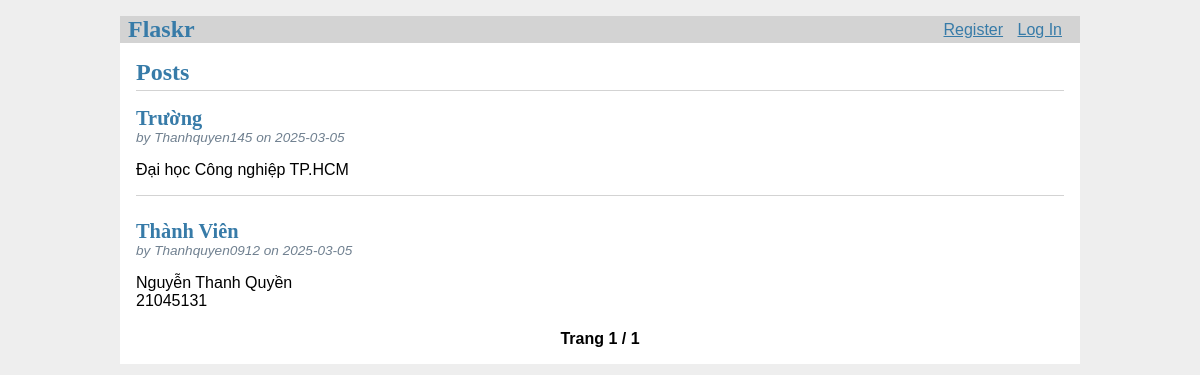
The app's page /, older data.
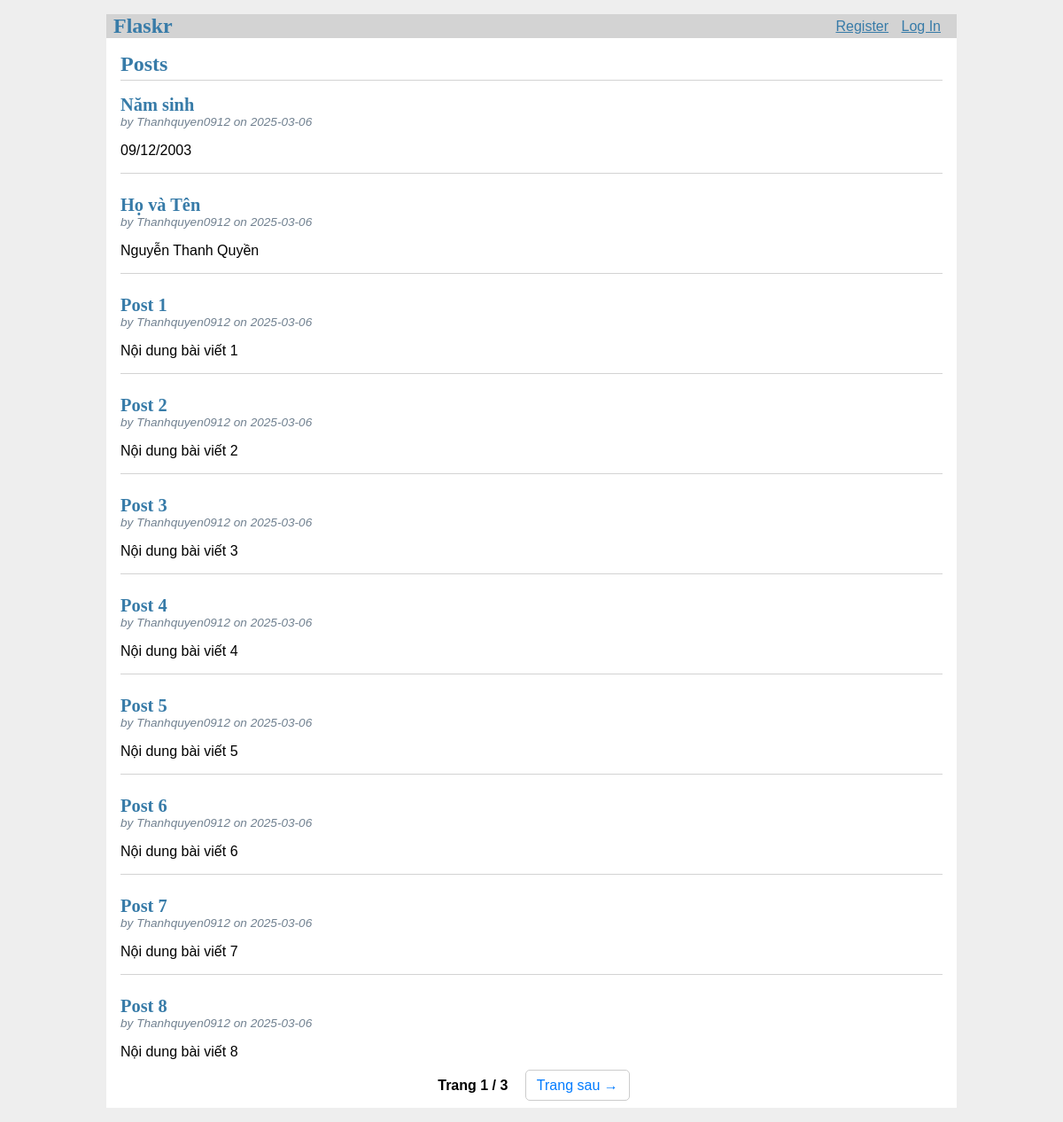
The same page, newer data.
### tables this page shows
CREATE TABLE post (
  id INTEGER PRIMARY KEY AUTOINCREMENT,
  author_id INTEGER NOT NULL,
  created TIMESTAMP NOT NULL DEFAULT CURRENT_TIMESTAMP,
  title TEXT NOT NULL,
  body TEXT NOT NULL,
  FOREIGN KEY (author_id) REFERENCES user (id)
);

CREATE TABLE user (
  id INTEGER PRIMARY KEY AUTOINCREMENT,
  username TEXT UNIQUE NOT NULL,
  password TEXT NOT NULL,
  is_blocked INTEGER DEFAULT 0
);

### flaskr/blog.py (the view)
@bp.route('/')
def index():
    db = get_db()
    page = request.args.get('page', 1, type=int)  # Lấy số trang từ URL (mặc định là 1)
    per_page = 10  # Số bài viết mỗi trang
    offset = (page - 1) * per_page  # Tính vị trí bắt đầu của bài viết
    posts = db.execute(
        '''SELECT p.id, title, body, created, author_id, username
           FROM post p JOIN user u ON p.author_id = u.id
           ORDER BY created DESC
           LIMIT ? OFFSET ?''',
        (per_page, offset)
    ).fetchall()
    total_posts = db.execute('SELECT COUNT(id) FROM post').fetchone()[0]
    total_pages = (total_posts + per_page - 1) // per_page  # Tính tổng số trang
    return render_template('blog/index.html', posts=posts, page=page, total_pages=total_pages)

### flaskr/auth.py (called while the page is built)
@bp.before_app_request
def load_logged_in_user():
    user_id = session.get('user_id')
    if user_id is None:
        g.user = None
    else:
        g.user = get_db().execute(
            'SELECT * FROM user WHERE id = ?', (user_id,)
        ).fetchone()

### flaskr/db.py (called while the page is built)
def get_db():
    if 'db' not in g:
        g.db = sqlite3.connect(
            current_app.config['DATABASE'],
            detect_types=sqlite3.PARSE_DECLTYPES
        )
        g.db.row_factory = sqlite3.Row
    return g.db

### flaskr/templates/blog/index.html (shortened to what this page needs)
{% extends 'base.html' %}
{% block header %}
  <h1>{% block title %}Posts{% endblock %}</h1>
{% endblock %}
{% block content %}
  {% for post in posts %}
    <article class="post">
      <header>
        <div>
          <h1>{{ post['title'] }}</h1>
          <div class="about">by {{ post['username'] }} on {{ post['created'].strftime('%Y-%m-%d') }}</div>
        </div>
      </header>
      <p class="body">{{ post['body'] }}</p>
    </article>
    {% if not loop.last %}
      <hr>
    {% endif %}
  {% endfor %}
  <div class="pagination">
    <span>Trang {{ page }} / {{ total_pages }}</span>
    {% if page < total_pages %}
      <a href="{{ url_for('blog.index', page=page+1) }}">Trang sau →</a>
    {% endif %}
  </div>
{% endblock %}

### flaskr/templates/base.html (shortened to what this page needs)
<!doctype html>
<link rel="stylesheet" href="{{ url_for('static', filename='style.css') }}">
<nav>
  <h1>Flaskr</h1>
  <ul>
    <div class="auth-links">
      {% if not request.path.startswith('/admin') %}
        {% if g.user %}
            <span>{{ g.user['username'] }}</span>
            <a href="{{ url_for('auth.logout') }}">Log Out</a>
        {% else %}
            <a href="{{ url_for('auth.register') }}">Register</a>
            <a href="{{ url_for('auth.login') }}">Log In</a>
        {% endif %}
      {% endif %}
    </div>
  </ul>
</nav>
<section class="content">
  <header>
    {% block header %}{% endblock %}
  </header>
  {% block content %}{% endblock %}
</section>

### flaskr/static/style.css (style rules this page uses)
h1 { font-family: serif; color: #377ba8; margin: 1rem 0; }
a { color: #377ba8; }
hr { border: none; border-top: 1px solid lightgray; }
nav { background: lightgray; display: flex; align-items: center; padding: 0 0.5rem; }
nav h1 { flex: auto; margin: 0; }
nav ul { display: flex; list-style: none; margin: 0; padding: 0; }
.content { padding: 0 1rem 1rem; }
.content > header { border-bottom: 1px solid lightgray; display: flex; align-items: flex-end; }
.content > header h1 { flex: auto; margin: 1rem 0 0.25rem 0; }
.post > header { display: flex; align-items: flex-end; font-size: 0.85em; }
.post > header > div:first-of-type { flex: auto; }
.post > header h1 { font-size: 1.5em; margin-bottom: 0; }
.post .about { color: slategray; font-style: italic; }
.post .body { white-space: pre-line; }
.content:last-child { margin-bottom: 0; }
.pagination { text-align: center; margin-top: 20px; }
.pagination a { text-decoration: none; padding: 8px 12px; border: 1px solid #ccc; color: #007BFF; margin: 0 5px; border-radius: 5px; }
.pagination span { font-weight: bold; margin: 0 10px; }
.auth-links a { margin-right: 10px; }

Row changes from the older to the newer data that the page shows:
removed post: title "Trường", username "Thanhquyen145", created "2025-03-05", body "Đại học Công nghiệp TP.HCM"
removed post: title "Thành Viên", username "Thanhquyen0912", created "2025-03-05", body "Nguyễn Thanh Quyền 21045131"
added post: title "Năm sinh", username "Thanhquyen0912", created "2025-03-06", body "09/12/2003"
added post: title "Họ và Tên", username "Thanhquyen0912", created "2025-03-06", body "Nguyễn Thanh Quyền"
added post: title "Post 1", username "Thanhquyen0912", created "2025-03-06", body "Nội dung bài viết 1"
added post: title "Post 2", username "Thanhquyen0912", created "2025-03-06", body "Nội dung bài viết 2"
added post: title "Post 3", username "Thanhquyen0912", created "2025-03-06", body "Nội dung bài viết 3"
added post: title "Post 4", username "Thanhquyen0912", created "2025-03-06", body "Nội dung bài viết 4"
added post: title "Post 5", username "Thanhquyen0912", created "2025-03-06", body "Nội dung bài viết 5"
added post: title "Post 6", username "Thanhquyen0912", created "2025-03-06", body "Nội dung bài viết 6"
added post: title "Post 7", username "Thanhquyen0912", created "2025-03-06", body "Nội dung bài viết 7"
added post: title "Post 8", username "Thanhquyen0912", created "2025-03-06", body "Nội dung bài viết 8"
Text that changed along with them:
{{ total_pages }}: "1" → "3"
text now shown: "Trang sau →"
